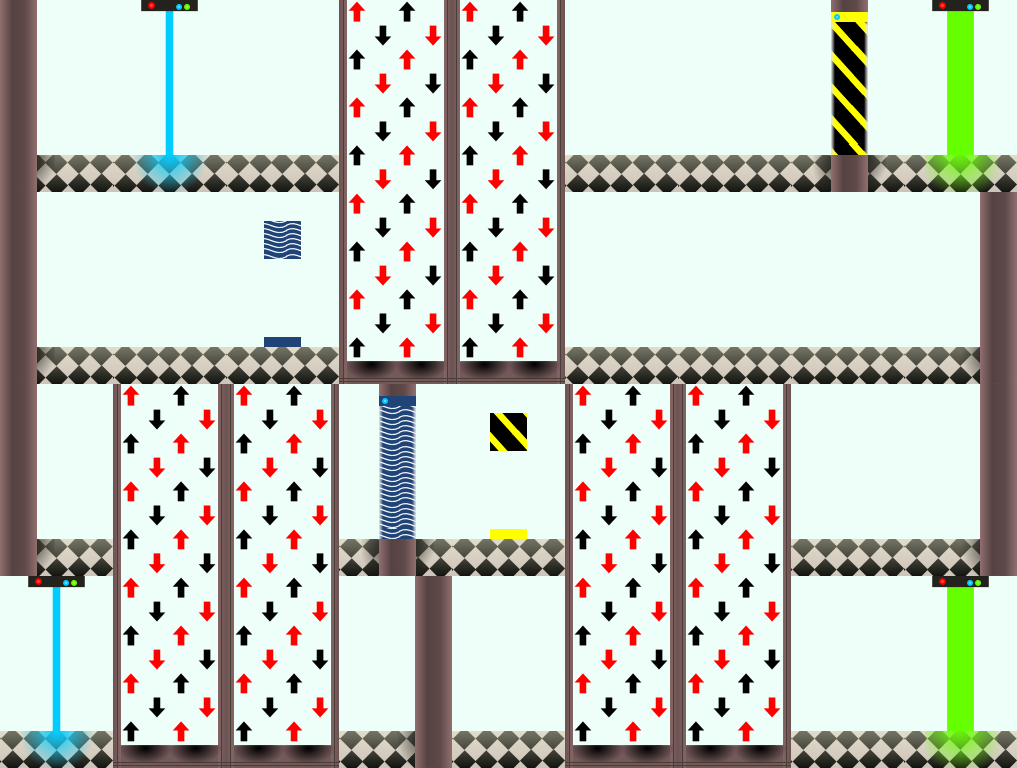

This is a level from a 2D game, rendered from its Tiled map with the project's own tilesets. A one-line summary and the map file follow, with tile-layer data summarised:
An orthogonal 9x4 tile map with 113x192 px tiles, 1 tile layer (Tile Layer 1).

<map version="1.0" orientation="orthogonal" renderorder="right-down" width="9" height="4" tilewidth="113" tileheight="192" backgroundcolor="#aaffff" nextobjectid="2">
 <properties>
  <property name="Timelimit" value="300" />
 </properties>
 <tileset firstgid="1" source="Tileset.tsx" />
 <layer name="Tile Layer 1" width="9" height="4">
  <data>[36 cells, 36 non-empty, 11 distinct tile ids]</data>
 </layer>
</map>
